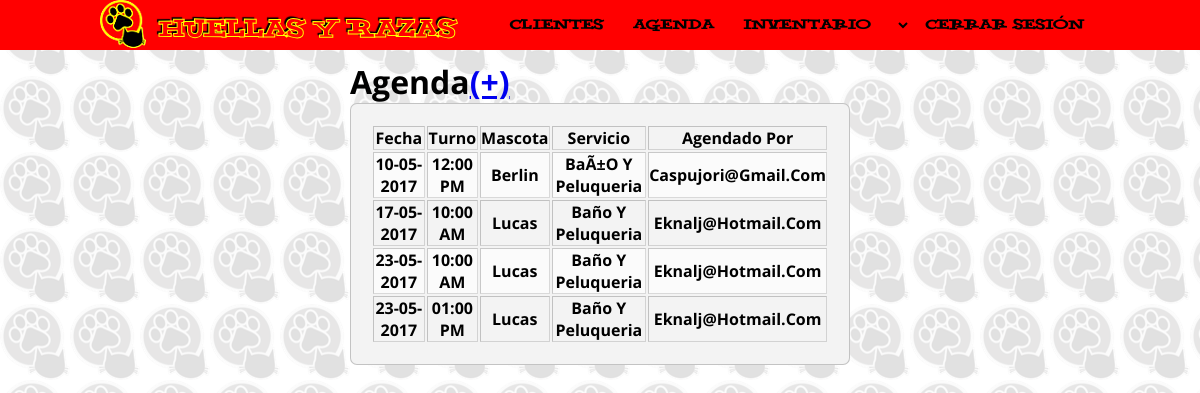
/veragenda.php (signed in), run on the app's committed database.
### tables this page shows
CREATE TABLE `agenda` (
  `codagenda` int(11) NOT NULL AUTO_INCREMENT,
  `fecha` date NOT NULL,
  `turno` time NOT NULL,
  `mascota` text NOT NULL,
  `servicio` text NOT NULL,
  `dueno` text NOT NULL,
  `agendado` varchar(1) NOT NULL,
  PRIMARY KEY (`codagenda`)
);

### veragenda.php (the view, shortened to what this page needs)
<?php
if(!isset($_SESSION["session_username"])) {
	header("location:login.php");
} else {
?>
<?php
$res=mysql_query("select * from agenda");
include("includes/header_herramientas_admin.php");
?>
<table border="1">
    <caption><h1>Agenda<a href="register.php">(+)</a></h1></caption>
 <tr>
     <th>Fecha</th>
     <th>Turno</th>
     <th>Mascota</th>
     <th>Servicio</th>
     <th>Agendado por</th>
 </tr>
 <?php
 while($fila=mysql_fetch_array($res)){
 ?>
 <tr>
     <th><?php echo $fila['fecha']=date('d-m-Y',strtotime($fila['fecha'])); ?></th>
     <th><?php echo $fila['turno']= date("h:i A", strtotime($fila['turno']));; ?></th>
     <th><?php echo $fila['mascota']; ?></th>
     <th><?php echo $fila['servicio']; ?></th>
     <th><?php echo $fila['dueno']; ?></th>
 </tr>
 <?php
 }
 ?>
</table>
<?php } ?>

### css/estilos.css (style rules this page uses)
* { margin: 0; padding: 0; box-sizing: border-box; }
body { font-family: 'Open Sans', sans-serif; }
h1 { float: left; }

### css/formulario.css (style rules this page uses)
table { text-transform: capitalize; margin:auto; margin-top: 60px; width: 90%; max-width: 500px; max-height: 1000px; background: #F3F3F3; padding: 20px; border: 1px solid rgba(0,0,0,0.2); border-radius: 7px; }
tr:nth-child(odd) { background-color:#grey; }
tr:nth-child(even) { background-color:#fbfbfb; }

### data on the page
agenda: fecha "10-05-2017", turno "12:00 PM", mascota "Berlin", servicio "BaÃ±o Y Peluqueria", dueno "Caspujori@gmail.com"
agenda: fecha "17-05-2017", turno "10:00 AM", mascota "Lucas", servicio "Baño Y Peluqueria", dueno "Eknalj@hotmail.com"
agenda: fecha "23-05-2017", turno "10:00 AM", mascota "Lucas", servicio "Baño Y Peluqueria", dueno "Eknalj@hotmail.com"
agenda: fecha "23-05-2017", turno "01:00 PM", mascota "Lucas", servicio "Baño Y Peluqueria", dueno "Eknalj@hotmail.com"
